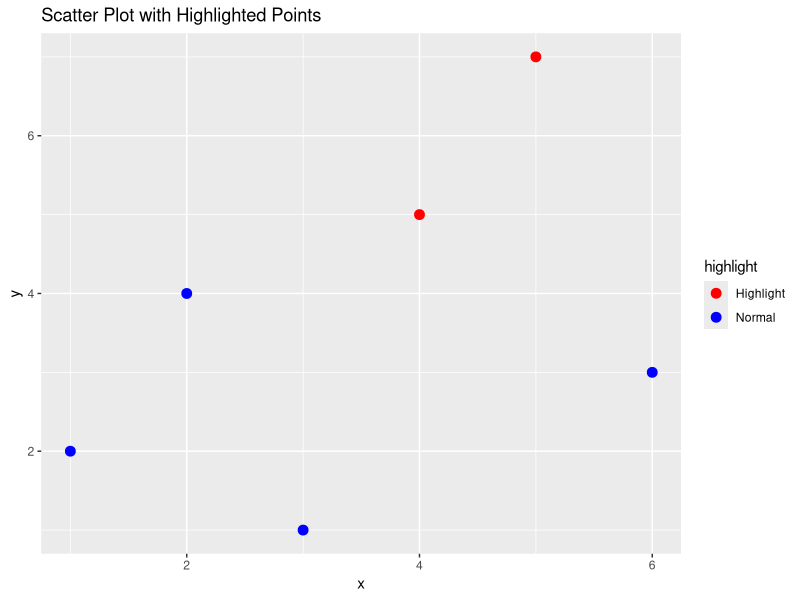

The R source for this figure:
library(ggplot2)

data <- data.frame(
  x = c(1, 2, 3, 4, 5, 6),
  y = c(2, 4, 1, 5, 7, 3),
  group = c("A", "B", "A", "B", "A", "B")
)

data$highlight <- ifelse(data$y > 4, "Highlight", "Normal")

ggplot(data, aes(x = x, y = y, color = highlight)) +
  geom_point(size = 3) +
  scale_color_manual(values = c("Normal" = "blue", "Highlight" = "red")) + 
  labs(title = "Scatter Plot with Highlighted Points")
